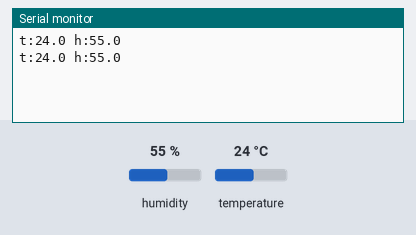
The sketch below on a simulated Arduino Uno, built with avr-gcc and run on an emulated ATmega328P. Shown: the last lines printed to the serial monitor. Inputs (shaded band) come from the test bench; at power-on: humidity 55 %, temperature 24 °C.

Above: at 2.9 s.
3.0 s: humidity set to 22 %
At 4.9 s:
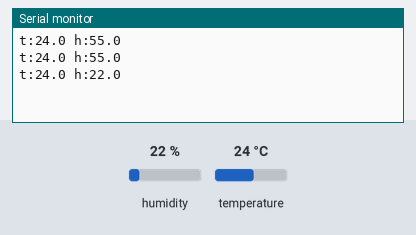
5.8 s: temperature set to 12 °C
At 6.7 s:
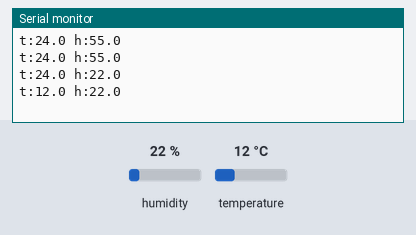
8.6 s: humidity set to 40 %
At 11.5 s:
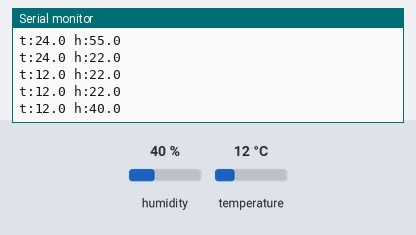
Timing chart, 0 to 13.0 s (numbered marks = the images above; inputs shaded):
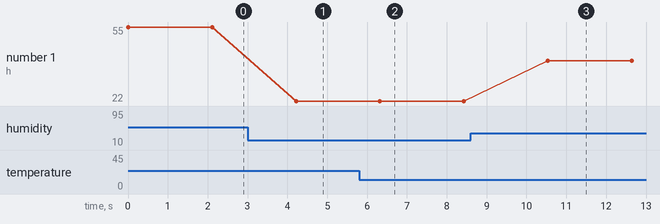

Measured:
- after the input at 3.0 s, the serial monitor: prints a new line after 1.2 s (image 1)
- after the input at 5.8 s, the serial monitor: prints a new line after 0.52 s (image 2)
- after the input at 8.6 s, the serial monitor: prints a new line after 1.9 s (image 3)
- plotted number 1: 55 → 22 after the input at 3.0 s, 22 → 40 after the input at 8.6 s

The sketch:

dht22-read.ino
```cpp
// DHT22 on D7 with the real Adafruit DHT library.
#include <DHT.h>

DHT dht(7, DHT22);

void setup() {
  Serial.begin(115200);
  dht.begin();
}

void loop() {
  float h = dht.readHumidity();
  float t = dht.readTemperature();
  if (isnan(h) || isnan(t)) Serial.println("fail");
  else { Serial.print("t:"); Serial.print(t, 1); Serial.print(" h:"); Serial.println(h, 1); }
  delay(2100);
}
```
